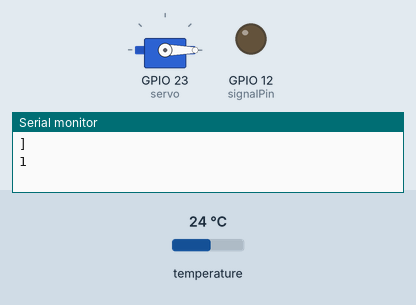
Recording of a sketch running on a simulated ESP32. On the bench: servo, output pins drawn as LEDs (lit = HIGH), the last lines printed to the serial monitor. Inputs (shaded band) come from the test bench; at power-on: temperature 24 °C. WiFi joins after 1.5 s; servers stay silent unless stated.

Above: at 2.8 s.
2.9 s: temperature set to 25.5 °C
4.4 s: temperature set to 26.8 °C
At 4.8 s:
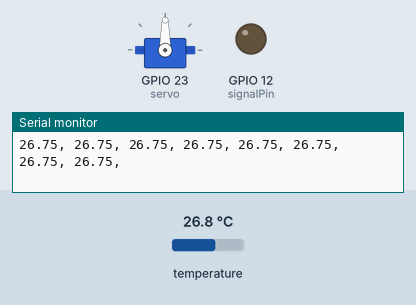
8.8 s: temperature set to 26.3 °C
11.8 s: temperature set to 25.1 °C
At 14.0 s:
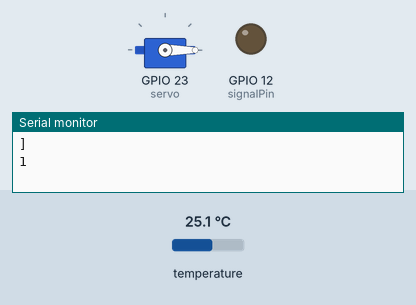
14.9 s: temperature set to 28 °C
At 17.2 s:
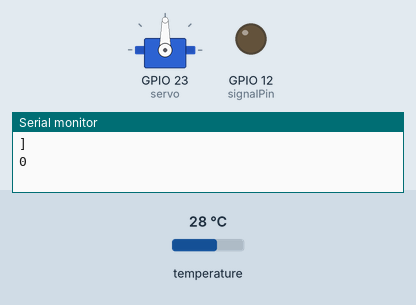
Timing chart, 0 to 18.4 s (numbered marks = the images above; inputs shaded):
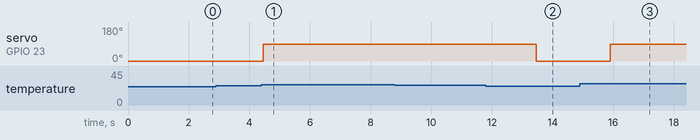

Measured:
- the behaviour switches between 26.1 and 26.2 °C on temperature (found by bisection; images 0 and 1)
- the behaviour switches between 25.9 and 25.8 °C on temperature (found by bisection; images 1 and 2)
- after the input at 4.4 s, servo on GPIO 23 (servo): 0° → 90° after 0.07 s
- after the input at 11.8 s, servo on GPIO 23 (servo): 90° → 0° after 1.7 s
- after the input at 14.9 s, servo on GPIO 23 (servo): 0° → 90° after 1.0 s

The sketch:

IOT_HEAT_LOCK_jan22a.ino
```cpp
#include "arduino_secrets.h"

/*
  Sketch generated by the Arduino IoT Cloud Thing "Untitled"
  https://create.arduino.cc/cloud/things/6816129c-fd71-4df4-be9c-599f1b5bdca7

  Arduino IoT Cloud Variables description

  The following variables are automatically generated and updated when changes are made to the Thing

  bool smartUnlock;
  CloudTemperature temp;

  Variables which are marked as READ/WRITE in the Cloud Thing will also have functions
  which are called when their values are changed from the Dashboard.
  These functions are generated with the Thing and added at the end of this sketch.
*/

#include "thingProperties.h"

#include <Wire.h>
#include <Adafruit_AMG88xx.h>
#include <ESP32Servo.h>
#include <Keypad.h>
#define Password_Length 7


Adafruit_AMG88xx amg;
Servo servo;
float pixels[AMG88xx_PIXEL_ARRAY_SIZE];

int signalPin = 12;

char Data[Password_Length];
char Master[Password_Length] = "123456"; // Adjust password to match your keypad layout
byte data_count = 0;
char customKey;
float total = 0;
const byte ROWS = 4; // 3 rows
const byte COLS = 3; // 4 columns

char hexaKeys[ROWS][COLS] = {
  {'1', '2', '3'},
  {'4', '5', '6'},
  {'7', '8', '9'},
  {'*', '0', '#'}  // Removed unused row; keys remain consistent
};

byte rowPins[ROWS] = {19, 18, 5, 17}; // GPIO18, GPIO5, GPIO17, GPIO16 connect to the row pins
byte colPins[COLS] = {16, 4, 33};

Keypad customKeypad = Keypad(makeKeymap(hexaKeys), rowPins, colPins, ROWS, COLS);


void setup() {
  // Initialize serial and wait for port to open:
  Serial.begin(9600);
  // This delay gives the chance to wait for a Serial Monitor without blocking if none is found
  delay(1500);

  // Defined in thingProperties.h
  initProperties();

  // Connect to Arduino IoT Cloud
  ArduinoCloud.begin(ArduinoIoTPreferredConnection);

  /*
     The following function allows you to obtain more information
     related to the state of network and IoT Cloud connection and errors
     the higher number the more granular information youâ  ll get.
     The default is 0 (only errors).
     Maximum is 4
 */
  setDebugMessageLevel(2);
  ArduinoCloud.printDebugInfo();

  servo.attach(23);
  servo.write(0);
  pinMode(signalPin, OUTPUT);

  Serial.begin(9600);
  Serial.println(F("AMG88xx test"));


  bool status;


    // default settings
  status = amg.begin();
  if (!status) {
      Serial.println("Could not find a valid AMG88xx sensor, check wiring!");
      while (1);
  }
  delay(100);
}

void loop() {
  ArduinoCloud.update();
  // Your code here
  float temperature;
    int count = 0;
    static int count2 = 0;

    amg.readPixels(pixels);

    Serial.print("[");
    for(int i=1; i<=AMG88xx_PIXEL_ARRAY_SIZE; i++){

      temperature = pixels[i-1];
      total += temperature;
      Serial.print(temperature);
      Serial.print(", ");
      if( i%8 == 0 ) Serial.println();

      if (temperature > 26){
        servo.write(90);
        count2 = 0;
      }else if(temperature < 26)
          count++;

    } Serial.println("]");
    temp = total/AMG88xx_PIXEL_ARRAY_SIZE;

  if(count == AMG88xx_PIXEL_ARRAY_SIZE) {
    servo.write(0);
    count2++;
  }

    Serial.println(count2);

  delay(1000);
/*
  while (count2 >= 10) {


        customKey = customKeypad.getKey();
         // Prompt user to start
        if (customKey) {
            Data[data_count] = customKey;
            Serial.print(customKey); // Display '*' for each entered character
            data_count++;
        }

        // When the password is complete
        if (data_count == Password_Length - 1) {
            Serial.println(); // Move to the next line in Serial Monitor

            if (!strcmp(Data, Master)) { // Password correct
                Serial.println("Password Correct! Signal activated.");
                digitalWrite(signalPin, HIGH); // Activate signal

                  servo.write(90);
                  Serial.println("servo will turn");
                  delay(10000);
                  digitalWrite(signalPin, LOW); // Deactivate signal
                  count2 = 0; // Reset count2 to exit the loop
                  memset(Data, 0, Password_Length); // copy pasted from else statement
                  data_count = 0;//copy pasted from else statement to clear input
                  break; // Exit the `while` loop

            } else { // Password incorrect
                Serial.println("Password Incorrect! Try again.");
                memset(Data, 0, Password_Length); // Clear the input buffer
              for(int i = 0; i < Password_Length-1; i++)
                Data[data_count--] = 0; // Reset the data count
            }
        }
    }
  */
    Serial.println();

    //delay a second

}

/*
  Since SmartUnlock is READ_WRITE variable, onSmartUnlockChange() is
  executed every time a new value is received from IoT Cloud.
*/
void onSmartUnlockChange()  {
  // Add your code here to act upon SmartUnlock change
  if (smartUnlock == 1){
    Serial.println("Servo write 90");
    servo.write(90);
  }
}


/*
  Since Temp is READ_WRITE variable, onTempChange() is
  executed every time a new value is received from IoT Cloud.
*/
void onTempChange()  {
  // Add your code here to act upon Temp change
}
```

arduino_secrets.h
```cpp
#define SECRET_DEVICE_KEY ""
#define SECRET_OPTIONAL_PASS ""
#define SECRET_SSID ""
```

thingProperties.h
```cpp
// Code generated by Arduino IoT Cloud, DO NOT EDIT.

#include <ArduinoIoTCloud.h>
#include <Arduino_ConnectionHandler.h>

const char DEVICE_LOGIN_NAME[]  = "33c911d7-c253-48cc-a4eb-ab1c98b29938";

const char SSID[]               = SECRET_SSID;    // Network SSID (name)
const char PASS[]               = SECRET_OPTIONAL_PASS;    // Network password (use for WPA, or use as key for WEP)
const char DEVICE_KEY[]  = SECRET_DEVICE_KEY;    // Secret device password

void onSmartUnlockChange();
void onTempChange();

bool smartUnlock;
CloudTemperature temp;

void initProperties(){

  ArduinoCloud.setBoardId(DEVICE_LOGIN_NAME);
  ArduinoCloud.setSecretDeviceKey(DEVICE_KEY);
  ArduinoCloud.addProperty(smartUnlock, READWRITE, ON_CHANGE, onSmartUnlockChange);
  ArduinoCloud.addProperty(temp, READWRITE, ON_CHANGE, onTempChange);

}

WiFiConnectionHandler ArduinoIoTPreferredConnection(SSID, PASS);
```
